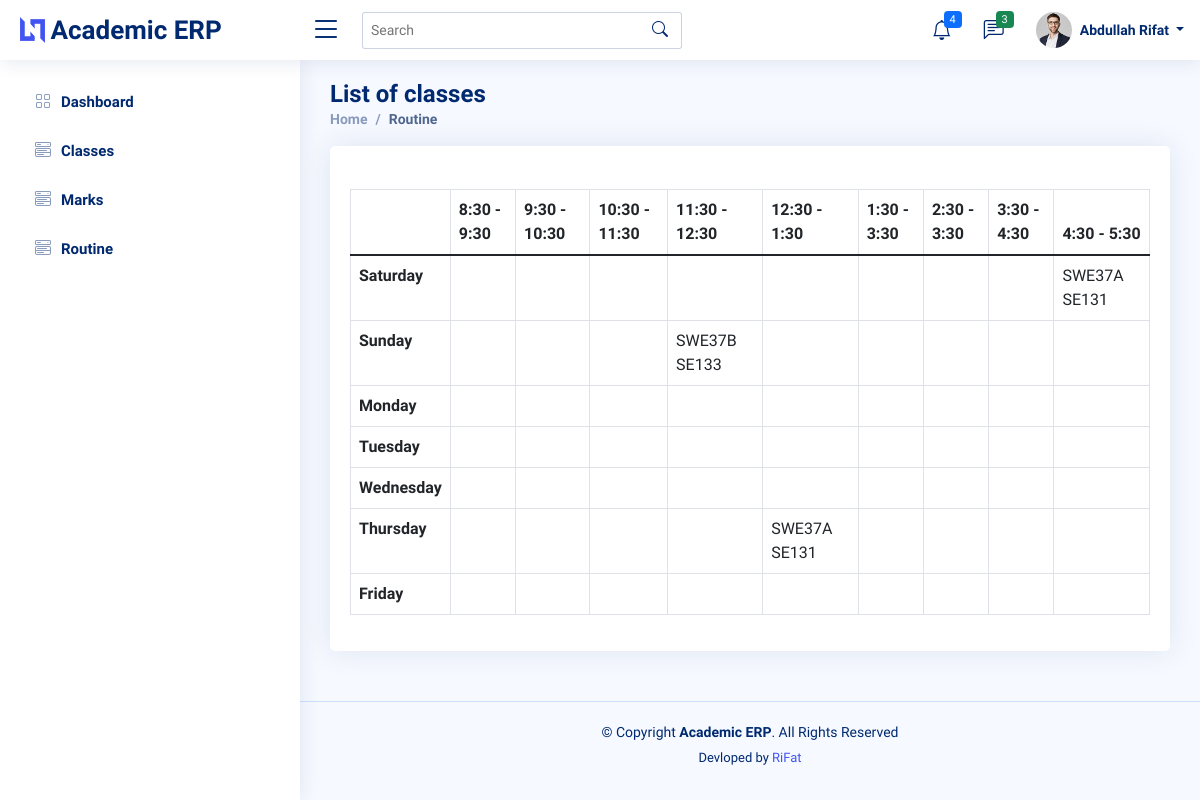
Page /teacher/08-35-119/t_timetable/ (signed in) on the committed database.
### backend/models.py (models this page shows, shortened)
class User(AbstractUser):
    @property
    def is_teacher(self):
        if hasattr(self, 'teacher'):
            return True
        return False

class Teacher(models.Model):
    user = models.OneToOneField(User, on_delete=models.CASCADE, null=True)
    id = models.CharField(primary_key=True, max_length=100)
    dept = models.ForeignKey(Dept, on_delete=models.CASCADE, default=1)
    name = models.CharField(max_length=100)
    sex = models.CharField(max_length=50, choices=sex_choice, default='Male')
    DOB = models.DateField(default='1980-01-01')
    def __str__(self):
        return self.name

class AssignTime(models.Model):
    assign = models.ForeignKey(Assign, on_delete=models.CASCADE)
    period = models.CharField(max_length=50, choices=time_slots, default='11:00 - 11:50')
    day = models.CharField(max_length=15, choices=DAYS_OF_WEEK)

class Assign(models.Model):
    class_id = models.ForeignKey(Class, on_delete=models.CASCADE)
    course = models.ForeignKey(Course, on_delete=models.CASCADE)
    teacher = models.ForeignKey(Teacher, on_delete=models.CASCADE)
    class Meta:
        unique_together = (('course', 'class_id', 'teacher'),)

class Course(models.Model):
    dept = models.ForeignKey(Dept, on_delete=models.CASCADE)
    id = models.CharField(primary_key='True', max_length=50)
    name = models.CharField(max_length=50)
    shortname = models.CharField(max_length=50, default='X')

### backend/views.py (the view)
# urls.py: path('teacher/<slug:teacher_id>/t_timetable/', views.t_timetable, name='t_timetable'),
@login_required()
def t_timetable(request, teacher_id):
    asst = AssignTime.objects.filter(assign__teacher_id=teacher_id)
    class_matrix = [[True for i in range(10)] for j in range(7)]
    for i, d in enumerate(DAYS_OF_WEEK):
        t = 0
        for j in range(10):
            if j == 0:
                class_matrix[i][0] = d[0]
                continue
            try:
                a = asst.get(period=time_slots[t][0], day=d[0])
                class_matrix[i][j] = a
            except AssignTime.DoesNotExist:
                pass
            t += 1
    context = {
        'class_matrix': class_matrix,
    }
    return render(request, 'teacher/timetable.html', context)

### backend/templates/teacher/timetable.html
{% extends '../asset/base.html' %}
{% load static %}
{% block content %}
<main id="main" class="main">
    <div class="pagetitle">
      <h1>List of classes</h1>
      <nav>
        <ol class="breadcrumb">
          <li class="breadcrumb-item"><a href="index.html">Home</a></li>
          <li class="breadcrumb-item active">Routine</li>
        </ol>
      </nav>
    </div>
    <section class="section dashboard">
      <div class="row">
        <div class="col-lg-12">
            <div class="card">
              <div class="card-body">
                <h5 class="card-title"></h5>
                <table class="table table-bordered">
                    <thead class="cf">
                        <tr>
                            <th>      </th>
                            <th>8:30 - 9:30</th>
                            <th>9:30 - 10:30</th>
                            <th>10:30 - 11:30</th>
                            <th>11:30 - 12:30</th>
                            <th>12:30 - 1:30</th>
                            <th>1:30 - 3:30</th>
                            <th>2:30 - 3:30</th>
                            <th>3:30 - 4:30</th>
                            <th>4:30 - 5:30</th>
                        </tr>
                    </thead>
                    <tbody>
                        {% for i in class_matrix %}
                        <tr>
                            {% for j in i %}
                                {% if forloop.counter == 1 %}
                                    <td><b>{{ j }}</b></td>
                                {% elif j == True %}
                                    <td></td>
                                {% else %}
                                    <td>
                                        {{ j.assign.class_id_id }} {{ j.assign.course.shortname }}
                                    </td>
                                {% endif %}
                            {% endfor %}
                        </tr>
                        {% endfor %}
                    </tbody>
                </table>
              </div>
            </div>
        </div>
      </div>
    </section>
  </main>
{% endblock %}

### backend/templates/asset/header.html (shortened to what this page needs)
  {% load static %}
  <header id="header" class="header fixed-top d-flex align-items-center">
    <div class="d-flex align-items-center justify-content-between">
      <a href="index.html" class="logo d-flex align-items-center">
        <img src="{% static 'assets/img/logo.png' %}" alt="">
        <span class="d-none d-lg-block">Academic ERP</span>
      </a>
      <i class="bi bi-list toggle-sidebar-btn"></i>
    </div>
    <div class="search-bar">
      <form class="search-form d-flex align-items-center" method="POST" action="#">
        <input type="text" name="query" placeholder="Search" title="Enter search keyword">
        <button type="submit" title="Search"><i class="bi bi-search"></i></button>
      </form>
    </div>
    <nav class="header-nav ms-auto">
      <ul class="d-flex align-items-center">
        <li class="nav-item dropdown">
          <a class="nav-link nav-icon" href="#" data-bs-toggle="dropdown">
            <i class="bi bi-bell"></i>
            <span class="badge bg-primary badge-number">4</span>
          </a>
        </li>
        <li class="nav-item dropdown">
          <a class="nav-link nav-icon" href="#" data-bs-toggle="dropdown">
            <i class="bi bi-chat-left-text"></i>
            <span class="badge bg-success badge-number">3</span>
          </a>
        </li>
        <li class="nav-item dropdown pe-3">
          <a class="nav-link nav-profile d-flex align-items-center pe-0" href="#" data-bs-toggle="dropdown">
            <img src="{% static 'assets/img/profile-img.jpg' %}" alt="Profile" class="rounded-circle">
            <span class="d-none d-md-block dropdown-toggle ps-2">
              {% if request.user.is_teacher %}
                  {{request.user.teacher}}
                {% elif request.user.is_student %}
                  {{request.user.student}}
                {% endif %}
            </span>
          </a>
            </li>
          </ul>
    </nav>
  </header>

### static/assets/css/style.css (style rules this page uses)
:root { scroll-behavior: smooth; }
body { font-family: "Open Sans", sans-serif; background: #f6f9ff; color: #444444; }
a { color: #4154f1; text-decoration: none; }
h1, h2, h3, h4, h5, h6 { font-family: "Nunito", sans-serif; }
#main { margin-top: 60px; padding: 20px 30px; transition: all 0.3s; }
.pagetitle { margin-bottom: 10px; }
.pagetitle h1 { font-size: 24px; margin-bottom: 0; font-weight: 600; color: #012970; }
.card { margin-bottom: 30px; border: none; border-radius: 5px; box-shadow: 0px 0 30px rgba(1, 41, 112, 0.1); }
.card-title { padding: 20px 0 15px 0; font-size: 18px; font-weight: 500; color: #012970; font-family: "Poppins", sans-serif; }
.card-body { padding: 0 20px 20px 20px; }
.breadcrumb { font-size: 14px; font-family: "Nunito", sans-serif; color: #899bbd; font-weight: 600; }
.breadcrumb a { color: #899bbd; transition: 0.3s; }
.breadcrumb .breadcrumb-item::before { color: #899bbd; }
.breadcrumb .active { color: #51678f; font-weight: 600; }
.logo { line-height: 1; }
@media (min-width: 1200px) { .logo { width: 280px; } }
.logo img { max-height: 26px; margin-right: 6px; }
.logo span { font-size: 26px; font-weight: 700; color: #012970; font-family: "Nunito", sans-serif; }
.header { transition: all 0.5s; z-index: 997; height: 60px; box-shadow: 0px 2px 20px rgba(1, 41, 112, 0.1); background-color: #fff; padding-left: 20px; }
.header .toggle-sidebar-btn { font-size: 32px; padding-left: 10px; cursor: pointer; color: #012970; }
.header .search-bar { min-width: 360px; padding: 0 20px; }
.header .search-form { width: 100%; }
.header .search-form input { border: 0; font-size: 14px; color: #012970; border: 1px solid rgba(1, 41, 112, 0.2); padding: 7px 38px 7px 8px; border-radius: 3px; transition: 0.3s; width: 100%; }
.header .search-form button { border: 0; padding: 0; margin-left: -30px; background: none; }
.header .search-form button i { color: #012970; }
.header-nav ul { list-style: none; }
.header-nav > ul { margin: 0; padding: 0; }
.header-nav .nav-icon { font-size: 20px; color: #012970; }
.header-nav .nav-profile { color: #012970; }
.header-nav .nav-profile img { max-height: 36px; }
.header-nav .nav-profile span { font-size: 14px; font-weight: 600; }
.header-nav .badge-number { position: absolute; inset: 4px 6px auto auto; font-weight: normal; font-size: 11px; padding: 3px 6px; }
@media (min-width: 1200px) { #main, #footer { margin-left: 300px; } }

### rows in the picture
User: user.teacher "Abdullah Rifat"
AssignTime: i "Saturday", assign.class_id_id "SWE37A", assign.course.shortname "SE131"
AssignTime: i "Sunday", assign.class_id_id "SWE37B", assign.course.shortname "SE133"
AssignTime: i "Thursday", assign.class_id_id "SWE37A", assign.course.shortname "SE131"

### other values in the picture
{{ j }} "Monday" "Tuesday" "Wednesday" "Friday"
